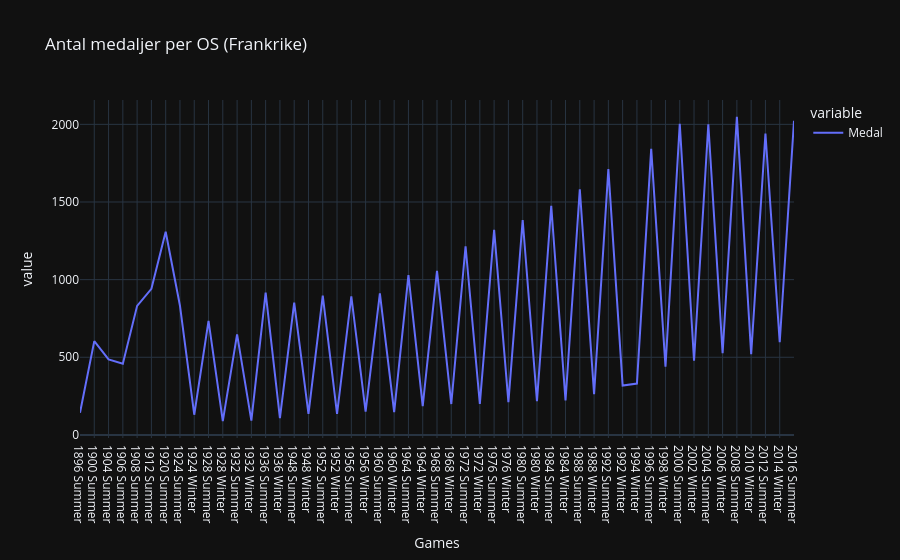

Write notebook code for a chart like this one.
### Code cell
#antal medaljer per OS
medals_per_games = fra_medals.groupby("Games")["Medal"].count()

px.line(medals_per_games, title="Antal medaljer per OS (Frankrike)")

### Figure 1 — Plotly figure (JSON) as saved in the notebook; plotly's stock layout.template omitted (floating-point values rounded to 4 significant figures)
{"data": [{"hovertemplate": "variable=Medal<br>Games=%{x}<br>value=%{y}<extra></extra>", "legendgroup": "Medal", "line": {"color": "#636efa", "dash": "solid"}, "marker": {"symbol": "circle"}, "mode": "lines", "name": "Medal", "orientation": "v", "showlegend": true, "x": ["1896 Summer", "1900 Summer", "1904 Summer", "1906 Summer", "1908 Summer", "1912 Summer", "1920 Summer", "1924 Summer", "1924 Winter", "1928 Summer", "1928 Winter", "1932 Summer", "1932 Winter", "1936 Summer", "1936 Winter", "1948 Summer", "1948 Winter", "1952 Summer", "1952 Winter", "1956 Summer", "1956 Winter", "1960 Summer", "1960 Winter", "1964 Summer", "1964 Winter", "1968 Summer", "1968 Winter", "1972 Summer", "1972 Winter", "1976 Summer", "1976 Winter", "1980 Summer", "1980 Winter", "1984 Summer", "1984 Winter", "1988 Summer", "1988 Winter", "1992 Summer", "1992 Winter", "1994 Winter", "1996 Summer", "1998 Winter", "2000 Summer", "2002 Winter", "2004 Summer", "2006 Winter", "2008 Summer", "2010 Winter", "2012 Summer", "2014 Winter", "2016 Summer"], "xaxis": "x", "y": [143, 604, 486, 458, 831, 941, 1308, 832, 130, 734, 89, 647, 92, 917, 108, 852, 135, 897, 136, 893, 150, 911, 147, 1029, 186, 1057, 199, 1215, 199, 1320, 211, 1384, 218, 1476, 222, 1582, 263, 1712, 318, 331, 1842, 440, 2004, 478, 2001, 526, 2048, 520, 1941, 597, 2023], "yaxis": "y", "type": "scatter"}], "layout": {"xaxis": {"anchor": "y", "domain": [0.0, 1.0], "title": {"text": "Games"}}, "yaxis": {"anchor": "x", "domain": [0.0, 1.0], "title": {"text": "value"}}, "legend": {"title": {"text": "variable"}, "tracegroupgap": 0}, "title": {"text": "Antal medaljer per OS (Frankrike)"}}}
